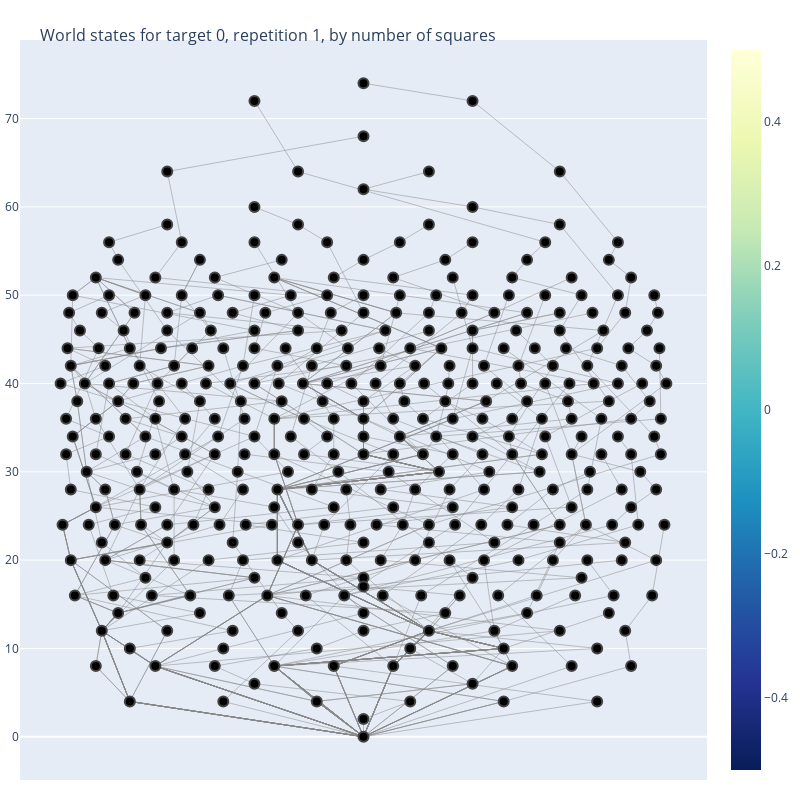

Notebook source saved alongside this figure:
### Code cell
fig = go.Figure(data=[edge_trace, node_trace],
             layout=go.Layout(
                title='<br>World states for target 0, repetition 1, by number of squares',
                titlefont_size=16,
                showlegend=False,
                hovermode='closest',
                margin=dict(b=20,l=5,r=5,t=40),
                annotations=[ dict(
                    text="",
                    showarrow=False,
                    xref="paper", yref="paper",
                    x=0.005, y=-0.002 ) ],
                xaxis=dict(showgrid=False, zeroline=False, showticklabels=False))
                #yaxis=dict(showgrid=False, zeroline=False, showticklabels=False))
                
                )

fig.update_layout(
    width=800,
    height=800
)

fig.show()

### Figure 1 — Plotly figure (JSON) as saved in the notebook; plotly's stock layout.template omitted (floating-point values rounded to 4 significant figures; data arrays with more than 128 entries replaced by an {"elided": "..."} marker saying what was removed)
{"data": [{"hoverinfo": "none", "line": {"color": "#888", "width": 0.5}, "mode": "lines", "type": "scatter", "x": {"elided": "2442 float values"}, "y": {"elided": "2442 int values"}}, {"hoverinfo": "text", "marker": {"color": [], "colorscale": [[0, "rgb(255,255,217)"], [0.125, "rgb(237,248,177)"], [0.25, "rgb(199,233,180)"], [0.375, "rgb(127,205,187)"], [0.5, "rgb(65,182,196)"], [0.625, "rgb(29,145,192)"], [0.75, "rgb(34,94,168)"], [0.875, "rgb(37,52,148)"], [1, "rgb(8,29,88)"]], "line": {"width": 2}, "reversescale": true, "showscale": true, "size": 10}, "mode": "markers", "type": "scatter", "x": {"elided": "383 float values"}, "y": {"elided": "383 int values"}}], "layout": {"annotations": [{"showarrow": false, "text": "", "x": 0.005, "xref": "paper", "y": -0.002, "yref": "paper"}], "height": 800, "hovermode": "closest", "margin": {"b": 20, "l": 5, "r": 5, "t": 40}, "showlegend": false, "title": {"font": {"size": 16}, "text": "<br>World states for target 0, repetition 1, by number of squares"}, "width": 800, "xaxis": {"showgrid": false, "showticklabels": false, "zeroline": false}}}
